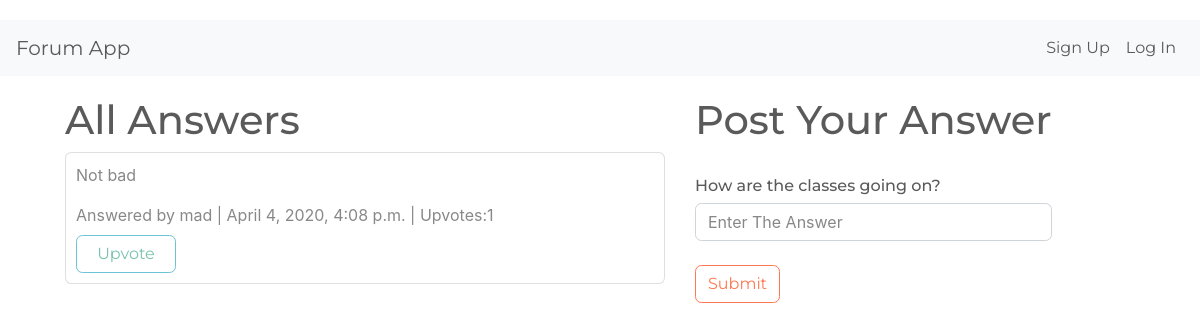
Before: /discussion/2/ with the older database file.
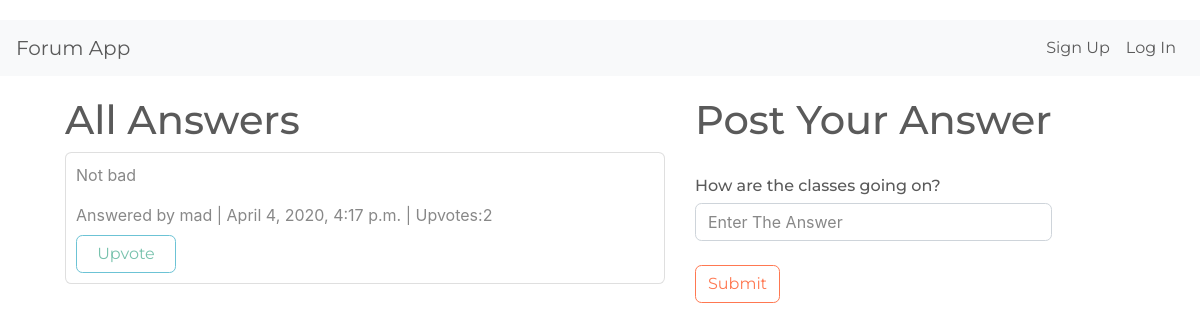
After: the same page with the newer database file.
### forum/models.py (models this page shows)
class Answer(models.Model):
    answer=models.TextField()
    timestamp=models.DateTimeField(auto_now=True)
    question=models.ForeignKey(Question,on_delete=models.CASCADE,null=True,blank=True)
    author=models.ForeignKey(User,on_delete=models.CASCADE,null=True,blank=True)
    upvotes=models.IntegerField(default=1)

### forum/views.py (the view, shortened to what this page needs)
# urls.py: path('discussion/<int:discussion_id>/',discussion),
def discussion(request,discussion_id):
    question_instance=Question.objects.get(pk=discussion_id)
    disc=Answer.objects.filter(question=question_instance)
    return render(request,"discussion.html",{"question":question_instance,"discussion":disc})

### forum/templates/discussion.html (shortened to what this page needs)
{% extends 'base.html' %}
{% block body %}
<div class="container" style="display: flex;">
    <div style="width: 600px;margin-right: 30px;">
        <h1>All Answers</h1>
        {% for a in discussion %}
        <div class="card" style="padding: 10px;width: 600px;margin-bottom: 10px;">
            <div style="display: flex;justify-content: space-between;">
            <p>{{a.answer}}</p>
        </div>
            <label> Answered by {{a.author}} | {{a.timestamp}} | Upvotes:{{a.upvotes}}</label>
            <button class="btn btn-outline-info" style="width: 100px;"><a href="/upvote/{{a.id}}/" style="text-decoration: none;">Upvote</a></button>
        </div>
        {% endfor %}
    </div>
    <div>
        <h1>Post Your Answer</h1><br>
        <form action="/discussion/{{question.id}}/" method="post" class="form-group">
            <h6>{{question.question}}</h6>
            <input type="text" name="answer" class="form-control" placeholder="Enter The Answer">
            <br>
            <button type="submit" class="btn btn-outline-danger">Submit</button>
        </form>
    </div>
</div>
{% endblock %}

Changed rows visible on the page:
changed Answer "Not bad": timestamp "April 4, 2020, 4:08 p.m." → "April 4, 2020, 4:17 p.m."; upvotes "1" → "2"
